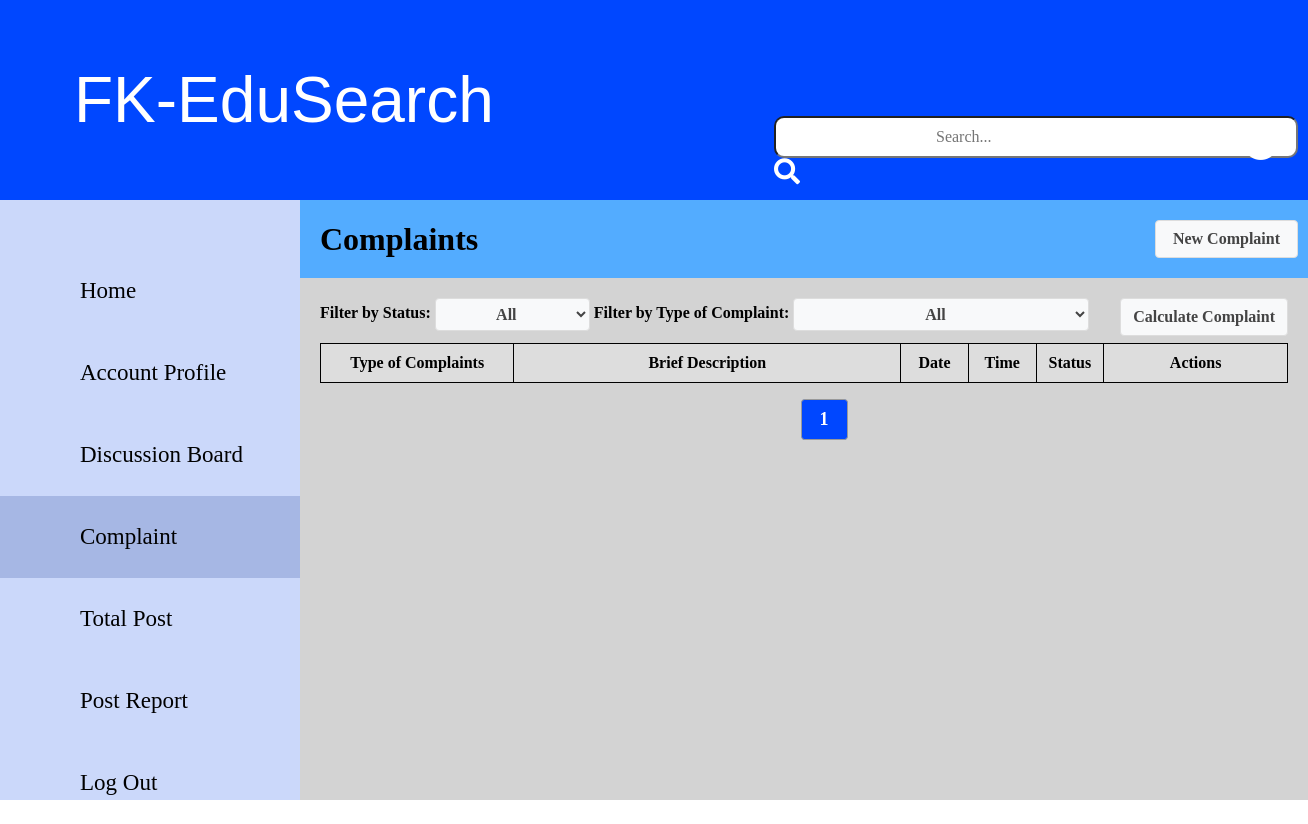
Before: /Complaint/UserComplaint.php with the older database file.
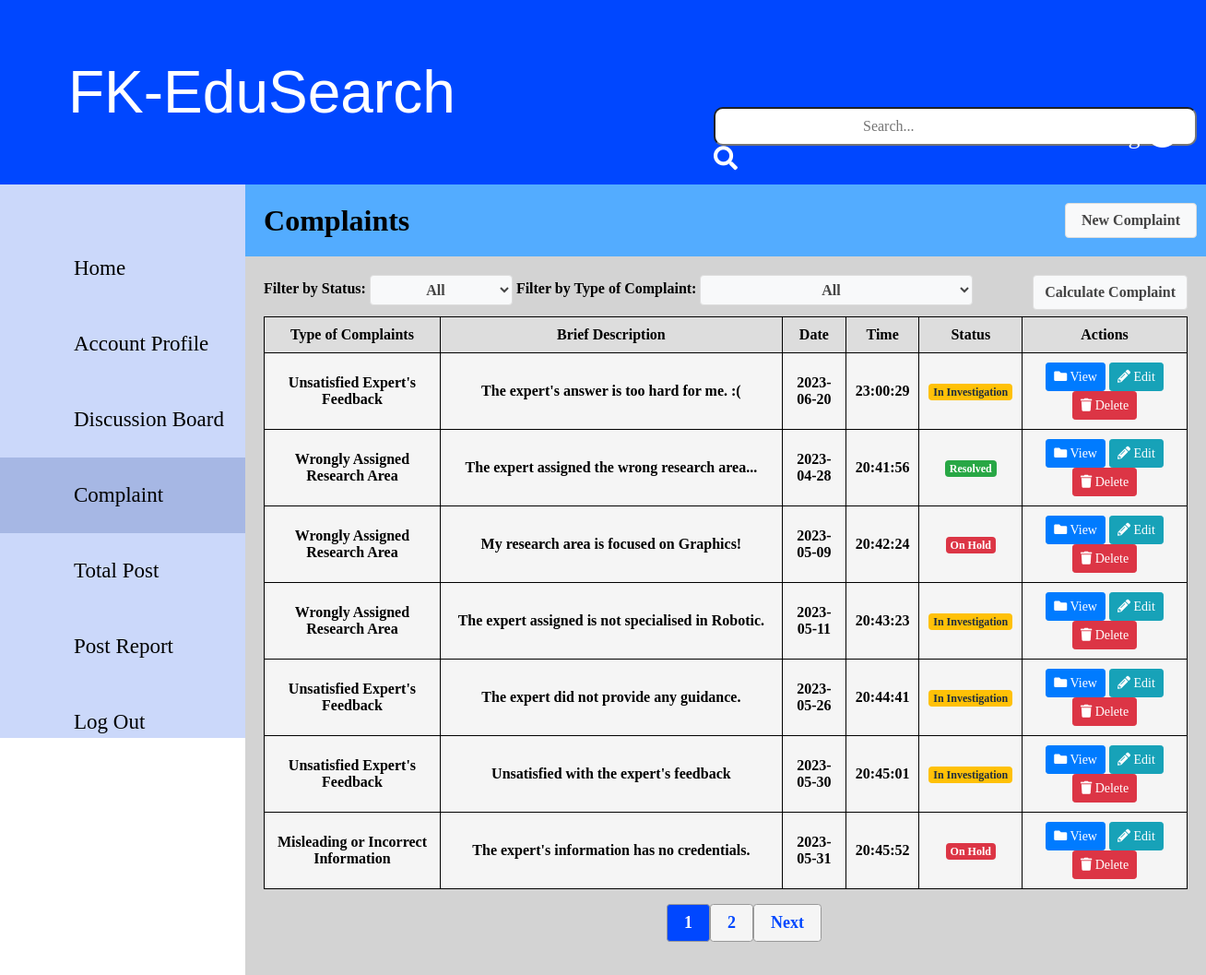
After: the same page with the newer database file.
### tables this page shows
CREATE TABLE `user` (
  `User_ID` varchar(7) NOT NULL,
  `user_password` varchar(20) NOT NULL,
  `user_name` varchar(30) NOT NULL,
  `user_type` varchar(20) NOT NULL,
  `user_email` varchar(20) NOT NULL,
  `user_phoneNum` varchar(20) NOT NULL,
  `user_researchArea` varchar(50) NOT NULL,
  `user_academicStatus` varchar(50) NOT NULL,
  `user_socialMediaAcc` varchar(50) NOT NULL,
  `user_ProfileStatus` varchar(100) NOT NULL,
  `user_LastLogin` datetime NOT NULL,
  `Admin_ID` varchar(7) NOT NULL
);

CREATE TABLE `complaint_list` (
  `Complaint_ID` int(7) NOT NULL,
  `Complaint_date` date NOT NULL,
  `Complaint_time` time NOT NULL,
  `Complaint_type` varchar(50) NOT NULL,
  `Complaint_description` varchar(300) NOT NULL,
  `Complaint_status` varchar(30) NOT NULL,
  `User_ID` varchar(7) NOT NULL,
  `Admin_ID` int(7) NOT NULL
);

### Complaint/UserComplaint.php (the view, shortened to what the changed rows need)
<?php
include 'dbconnection.php';
    $complaintsPerPage = 8;
    $userid = 1;
    $sql = "SELECT * FROM complaint_list";
    $result = $conn->query($sql);
    $totalComplaints = mysqli_num_rows($result);
    $totalPages = ceil($totalComplaints / $complaintsPerPage);
    $currentPage = isset($_GET['page']) ? $_GET['page'] : 1;
    $offset = ($currentPage - 1) * $complaintsPerPage;
    $sql = "SELECT cl.*, u.user_name FROM complaint_list AS cl JOIN user AS u ON cl.User_ID = u.user_ID WHERE cl.User_ID = $userid LIMIT $offset, $complaintsPerPage";
    $result = $conn->query($sql);
    $row = mysqli_fetch_assoc($result);
    $username = $row['user_name'];
?>
<!DOCTYPE html>
<html>
<head>
    <link rel="stylesheet" href="https://use.fontawesome.com/releases/v5.0.7/css/all.css">
    <link rel="stylesheet" href="../assets/css/module5.css">
</head>
<body>
    <div id="title-bar">
        <div>
            <a class="icon-link" href="#">
                <?php echo $username?>
                <i class="fas fa-user-circle" style="font-size:36px;color:white"></i>
            </a>
        </div>
    </div>
    <div class="wrapper">
        <div class="content-wrapper">
            <div class="header">
                <div class="header-title">
                    <h2>Complaints</h2>
                </div>
            </div>
            <div class="table-wrapper">
                <div class="content">
                    <table>
                        <thead>
                            <tr>
                                <th style="width: 20%">Type of Complaints</th>
                                <th style="width: 40%">Brief Description</th>
                                <th style="width: 7%">Date</th>
                                <th style="width: 7%">Time</th>
                                <th style="width: 7%">Status</th>
                                <th style="width: 19%">Actions</th>
                            </tr>
                        </thead>
                        <tbody>
                            <?php
                                while ($row = mysqli_fetch_assoc($result)) {
                                    $complaintID = $row['Complaint_ID'];
                                    $complaintType = $row['Complaint_type'];
                                    $description = $row['Complaint_description'];
                                    $complaintDate = $row['Complaint_date'];
                                    $complaintTime = $row['Complaint_time'];
                                    $status = $row['Complaint_status'];
                                    ?>
                                    <tr>
                                        <td><?php echo $complaintType; ?></td>
                                        <td><?php echo $description; ?></td>
                                        <td><?php echo $complaintDate; ?></td>
                                        <td><?php echo $complaintTime; ?></td>
                                        <td><span class="<?php echo getStatusBadgeClass($status); ?>"><?php echo $status; ?></span></td>
                                        <td>
                                            <a class="btn btn-primary btn-sm" href="UserComplaintView.php?complaint_id=<?php echo $complaintID; ?>">
                                                <i class="fas fa-folder">
                                                </i>
                                                View
                                            </a>
                                            <a class="btn btn-info btn-sm" href="UserComplaintUpdate.php?complaint_id=<?php echo $complaintID; ?>">
                                                <i class="fas fa-pencil-alt">
                                                </i>
                                                Edit
                                            </a>
                                            <a class="btn btn-danger btn-sm" href="UserComplaintDelete.php?complaint_id=<?php echo $complaintID; ?>" onclick="return confirm('Are you sure you want to delete this complaint?')">
                                                <i class="fas fa-trash">
                                                </i>
                                                Delete
                                            </a>
                                        </td>
                                    </tr>
                            <?php } ?>
                        </tbody>
                    </table>
                    <div class="pagination">
                        <ul>
                            <?php for ($page = 1; $page <= $totalPages; $page++) { ?>
                            <li>
                                <a <?php if ($currentPage == $page) { echo 'class="active"'; } ?> href="?page=<?php echo $page; ?>"><?php echo $page; ?></a>
                            </li>
                            <?php } ?>
                            <?php if ($currentPage < $totalPages) { ?>
                            <li>
                                <a href="?page=<?php echo ($currentPage + 1); ?>">Next</a>
                            </li>
                            <?php } ?>
                        </ul>
                    </div>
                </div>
            </div>
        </div>
    </div>
    <?php
        function getStatusBadgeClass($status) {
        switch ($status) {
            case 'Resolved':
            return 'badge badge-success';
            case 'In Investigation':
            return 'badge badge-warning';
            case 'On Hold':
            return 'badge badge-danger';
        }
        }
    ?>
</body>
</html>

Changed rows visible on the page:
now on this page (row edited): user: user_name "Yan Jie Ying"
added complaint_list: Complaint_type "Unsatisfied Expert's Feedback", Complaint_description "The expert's answer is too hard for me. :(", Complaint_date "2023-06-20", Complaint_time "23:00:29", Complaint_status "In Investigation"
added complaint_list: Complaint_type "Wrongly Assigned Research Area", Complaint_description "The expert assigned the wrong research area...", Complaint_date "2023-04-28", Complaint_time "20:41:56", Complaint_status "Resolved"
added complaint_list: Complaint_type "Wrongly Assigned Research Area", Complaint_description "My research area is focused on Graphics!", Complaint_date "2023-05-09", Complaint_time "20:42:24", Complaint_status "On Hold"
added complaint_list: Complaint_type "Wrongly Assigned Research Area", Complaint_description "The expert assigned is not specialised in Robotic.", Complaint_date "2023-05-11", Complaint_time "20:43:23", Complaint_status "In Investigation"
added complaint_list: Complaint_type "Unsatisfied Expert's Feedback", Complaint_description "The expert did not provide any guidance.", Complaint_date "2023-05-26", Complaint_time "20:44:41", Complaint_status "In Investigation"
added complaint_list: Complaint_type "Unsatisfied Expert's Feedback", Complaint_description "Unsatisfied with the expert's feedback", Complaint_date "2023-05-30", Complaint_time "20:45:01", Complaint_status "In Investigation"
added complaint_list: Complaint_type "Misleading or Incorrect Information", Complaint_description "The expert's information has no credentials.", Complaint_date "2023-05-31", Complaint_time "20:45:52", Complaint_status "On Hold"
Other visible differences:
new list line: "2"
text now shown: "Next"
